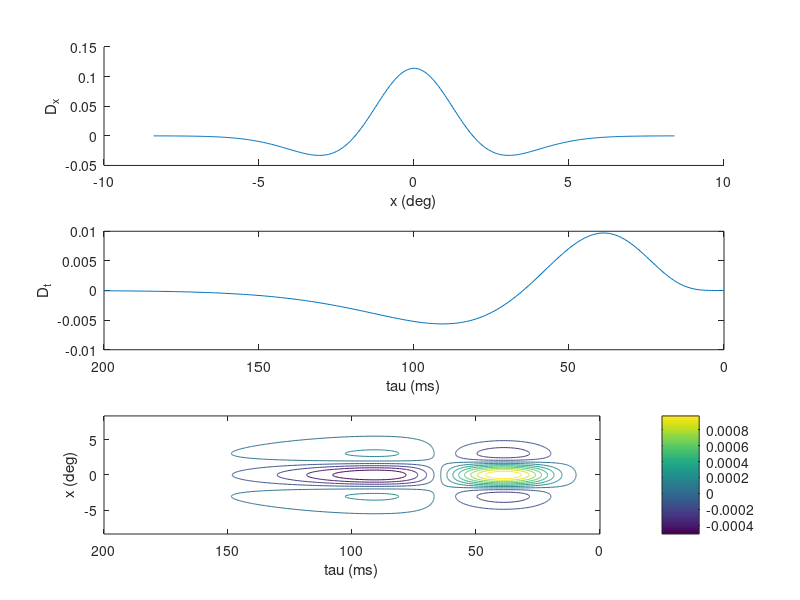
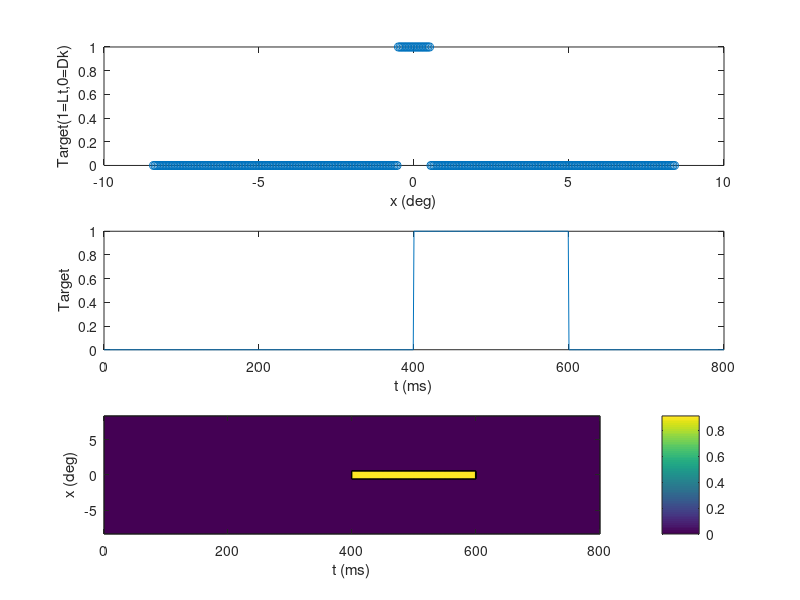

Recreate these plots in MATLAB, in order. (Note: this script raises an error after producing the figures.)

%{
Model lateral geniculate nucleus (LGN) neuron that receives a target bar
of light preceded by two masking bars of light. If positioned in space
and time appropriately, the target bar should be less visible.
%}

clear all;
close all;

%Initialize parameters.
sigma_c = 1.4; %width of center portion of spatial r.f. [degrees]
sigma_s = 2.1; %determines width of surround portion of spatial r.f. [deg]
A_c = 1; %strength of center portion of spatial r.f.
A_s = 0.9; %strength of surround portion of spatial r.f.
dx = 0.05; %resolution of spatial grid
x_min = -4*sigma_s; %x-value roughly giving -x border of r.f.
x_max = 4*sigma_s; %x-value roughly giving +x border of r.f.
x_vect = x_min:dx:x_max; %values of x over which to compute D_x
alpha = 1/10; %determines length of temporal filter [ms^-1]
dt = 1; %ms
tau_vect_max = 20/alpha; %tau value giving border of temporal r.f.
tau_vect = 0:dt:tau_vect_max; %value of tau over which to compute D_t

%Define and then plot spatial kernel D_x.
D_x_center = A_c*exp(-(x_vect.^2)/(2*(sigma_c^2)))/sqrt(2*pi*sigma_c^2);
D_x_surround = A_s*exp(-(x_vect.^2)/(2*(sigma_s^2)))/sqrt(2*pi*sigma_s^2);
D_x_vect = D_x_center - D_x_surround;
figure(1)
subplot(3,1,1)
%plot(x_vect, D_x_center, 'r--') %plot center with red dashed lines
hold on
%plot(x_vect, D_x_surround, 'k--') %plot surround with black dashed lines
plot(x_vect, D_x_vect) %plot full receptive field with solid blue line
xlabel('x (deg)')
ylabel('D_x')

%Define and then plot temporal kernel D_t.
D_t_vect = alpha*exp(-alpha*tau_vect).*((alpha*tau_vect).^5/(5*4*3*2) - ...
 (alpha*tau_vect).^7/(7*6*5*4*3*2));
subplot(3,1,2)
plot(tau_vect,D_t_vect)
set(gca,'XDir','reverse')
xlabel('tau (ms)')
ylabel('D_t')

%Define and then plot the full spatio-temporal kernel D(x,tau).
D_xt_mat = D_x_vect'*D_t_vect; %full 2-D r.f., with x as 1st dimension & t as 2nd dimension
subplot(3,1,3)
contour(tau_vect,x_vect,D_xt_mat,12); %makes a contour plot of the data
colorbar

set(gca,'Xdir','reverse')
xlabel('tau (ms)')
ylabel('x (deg)')

%spatial parameters & plot of spatial locations of stimuli
Target_LeftEnd = -0.5; %position of start of bar [deg]
Target_RightEnd = 0.5; %position of end of bar [deg]
Target_x_vect = [zeros(1,(Target_LeftEnd - x_min)/dx)... %nothing flashed here
                 ones(1,((Target_RightEnd - Target_LeftEnd)/dx)+1)... %Target position
                 zeros(1,(x_max - Target_RightEnd)/dx)]; %nothing flashed here
Mask1_LeftEnd = -1.5;
Mask1_RightEnd = -0.5;
Mask2_LeftEnd = 0.5;
Mask2_RightEnd = 1.5;
Mask_x_vect = [zeros(1,(Mask1_LeftEnd - x_min)/dx) ... %nothing flashed here
               ones(1,((Mask1_RightEnd - Mask1_LeftEnd)/dx)+1) ... %Target position
               zeros(1,((Mask2_LeftEnd - Mask1_RightEnd)/dx)-1) ... %nothing flashed here
               ones(1,((Mask2_RightEnd - Mask2_LeftEnd)/dx)+1) ... %Target position
               zeros(1,(x_max - Mask2_RightEnd)/dx)]; %nothing flashed here

figure(2)
subplot(3,1,1)
plot(x_vect,Target_x_vect,'o')
xlabel('x (deg)')
ylabel('Target(1=Lt,0=Dk)')

%temporal parameters & plot of temporal locations of stimuli
tmax = 800; %ms
Target_on = 400; %ms
Target_off = 600; %ms
t_vect = 0:dt:tmax;
Target_t_vect = [zeros(1,Target_on/dt) ... %bar initially off from t=0 to t=Target_on-dt
                 ones(1,(Target_off-Target_on)/dt) ... %then Target on
                 zeros(1,((tmax-Target_off)/dt)+1)]; %then Target off again
Mask_on = 200; %ms
Mask_off = 400; %ms
Mask_t_vect = [zeros(1,Mask_on/dt) ... %bar initially off from t=0 to t=Mask_on-dt
               ones(1,(Mask_off-Mask_on)/dt) ... %then Mask on
               zeros(1,((tmax-Mask_off)/dt)+1)]; %then Mask off again
subplot(3,1,2)
plot(t_vect,Target_t_vect)
xlabel('t (ms)')
ylabel('Target')
%define and plot stimulus in both space & time
Target_xt_mat = Target_x_vect'*Target_t_vect;
Mask_xt_mat = Mask_x_vect'*Mask_t_vect;
Both_xt_mat = Target_xt_mat + Mask_xt_mat; %mask and target both presented
subplot(3,1,3)
contourf(t_vect,x_vect,Target_xt_mat); %makes a contour plot of the data
colorbar
xlabel('t (ms)')
ylabel('x (deg)')

%Run model.
r0 = 10e-3; %background rate (ms^-1)
Target_L_x = dx*D_x_vect*Target_x_vect'; %spatial linear filter integral
Mask_L_x = dx*D_x_vect*Mask_x_vect'; %spatial linear filter integral
%prepare to do temporal filter integral
Target_L_t_vect = zeros(1,length(t_vect)); %set up vector to hold temporal filter values
Mask_L_t_vect = zeros(1,length(t_vect)); %set up vector to hold temporal filter values
Stim_t_NegTimes = zeros(1,tau_vect_max+1); %need to add stimulus values at t<0 so
 %can get what influenced cell at times t<tau_vect_max
Target_t_vect_long = [Stim_t_NegTimes Target_t_vect]; %includes Stimulus at times t<0
Mask_t_vect_long = [Stim_t_NegTimes Mask_t_vect]; %includes Stimulus at times t<0
i = 0;
for t=0:dt:tmax
   i = i+1;
   Target_L_t_vect(i)=dt*D_t_vect*Target_t_vect_long(i+tau_vect_max:-1:i)';
   Mask_L_t_vect(i)=dt*D_t_vect*Mask_t_vect_long(i+tau_vect_max:-1:i)';
end
Target_r_vect_NoThresh = 1000*(r0 + Target_L_x*Target_L_t_vect); %1000 converts to Hz
Target_r_vect = max(Target_r_vect_NoThresh,0); %thresholding
Mask_r_vect_NoThresh = 1000*(r0 + Mask_L_x*Mask_L_t_vect); %1000 converts to Hz
Mask_r_vect = max(Mask_r_vect_NoThresh,0); %thresholding
Both_r_vect_NoThresh = 1000*(r0 + Target_L_x*Target_L_t_vect + Mask_L_x*Mask_L_t_vect); %linear
filter portions add linearly
Both_r_vect = max(Both_r_vect_NoThresh,0); %thresholding
%plot model results
figure(3)
subplot(3,1,1)
contourf(tau_vect,x_vect,D_xt_mat,12); %makes a contour plot of the data
colorbar
set(gca,'Xdir','reverse')
xlabel('tau (ms)')
ylabel('x (deg)')
subplot(3,1,2)
%contourf(t_vect,x_vect,Target_xt_mat); %makes a contour plot of the data
%contourf(t_vect,x_vect,Mask_xt_mat); %makes a contour plot of the data
contourf(t_vect,x_vect,Both_xt_mat); %makes a contour plot of the data
colorbar
xlabel('t (ms)')
ylabel('x (deg)')
subplot(3,1,3)
plot(t_vect,Target_r_vect_NoThresh,'k:')
hold on;
plot(t_vect,Mask_r_vect_NoThresh,'r:')
plot(t_vect,Both_r_vect_NoThresh,':')
p1 = plot(t_vect,Target_r_vect,'k');
p2 = plot(t_vect,Mask_r_vect,'r');
p3 = plot(t_vect,Both_r_vect);
xlabel('time (ms)');
ylabel('rate (Hz)');
legend([p1 p2 p3], 'Target only', 'Mask only', 'Target+Mask')
grid on
hold off;
